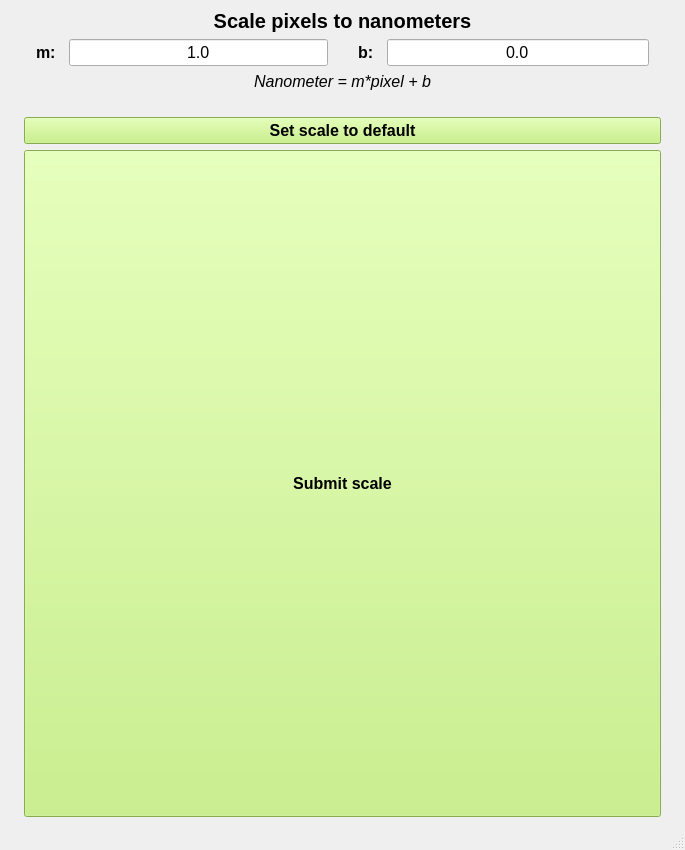
<?xml version="1.0" encoding="UTF-8"?>
<ui version="4.0">
 <class>MainWindow</class>
 <widget class="QMainWindow" name="MainWindow">
  <property name="geometry">
   <rect>
    <x>0</x>
    <y>0</y>
    <width>685</width>
    <height>850</height>
   </rect>
  </property>
  <property name="minimumSize">
   <size>
    <width>685</width>
    <height>850</height>
   </size>
  </property>
  <property name="maximumSize">
   <size>
    <width>1000</width>
    <height>850</height>
   </size>
  </property>
  <property name="font">
   <font>
    <family>Segoe UI</family>
    <pointsize>12</pointsize>
   </font>
  </property>
  <property name="windowTitle">
   <string>Spectra - Scale</string>
  </property>
  <widget class="QWidget" name="centralwidget">
   <layout class="QVBoxLayout" name="verticalLayout" stretch="1,1,1,14,0,2">
    <property name="leftMargin">
     <number>24</number>
    </property>
    <property name="rightMargin">
     <number>24</number>
    </property>
    <item>
     <widget class="QLabel" name="lbl_scale">
      <property name="sizePolicy">
       <sizepolicy hsizetype="Minimum" vsizetype="Maximum">
        <horstretch>0</horstretch>
        <verstretch>0</verstretch>
       </sizepolicy>
      </property>
      <property name="font">
       <font>
        <family>Segoe UI</family>
        <pointsize>15</pointsize>
        <weight>75</weight>
        <bold>true</bold>
       </font>
      </property>
      <property name="text">
       <string>Scale pixels to nanometers</string>
      </property>
      <property name="scaledContents">
       <bool>false</bool>
      </property>
      <property name="alignment">
       <set>Qt::AlignCenter</set>
      </property>
     </widget>
    </item>
    <item>
     <layout class="QHBoxLayout" name="horizontalLayout">
      <property name="sizeConstraint">
       <enum>QLayout::SetMaximumSize</enum>
      </property>
      <item>
       <layout class="QHBoxLayout" name="horizontalLayout_9">
        <property name="spacing">
         <number>13</number>
        </property>
        <property name="sizeConstraint">
         <enum>QLayout::SetMaximumSize</enum>
        </property>
        <property name="leftMargin">
         <number>12</number>
        </property>
        <property name="rightMargin">
         <number>12</number>
        </property>
        <item>
         <widget class="QLabel" name="lbl_m_param">
          <property name="sizePolicy">
           <sizepolicy hsizetype="Preferred" vsizetype="Maximum">
            <horstretch>0</horstretch>
            <verstretch>0</verstretch>
           </sizepolicy>
          </property>
          <property name="font">
           <font>
            <family>Segoe UI</family>
            <pointsize>12</pointsize>
            <weight>75</weight>
            <bold>true</bold>
           </font>
          </property>
          <property name="text">
           <string>m:</string>
          </property>
          <property name="scaledContents">
           <bool>false</bool>
          </property>
          <property name="alignment">
           <set>Qt::AlignLeading|Qt::AlignLeft|Qt::AlignVCenter</set>
          </property>
         </widget>
        </item>
        <item>
         <widget class="QLineEdit" name="ledit_m_param">
          <property name="enabled">
           <bool>true</bool>
          </property>
          <property name="sizePolicy">
           <sizepolicy hsizetype="Expanding" vsizetype="Maximum">
            <horstretch>0</horstretch>
            <verstretch>0</verstretch>
           </sizepolicy>
          </property>
          <property name="font">
           <font>
            <family>Segoe UI</family>
            <pointsize>12</pointsize>
            <italic>false</italic>
            <stylestrategy>PreferDefault</stylestrategy>
           </font>
          </property>
          <property name="focusPolicy">
           <enum>Qt::StrongFocus</enum>
          </property>
          <property name="contextMenuPolicy">
           <enum>Qt::ActionsContextMenu</enum>
          </property>
          <property name="text">
           <string>1.0</string>
          </property>
          <property name="alignment">
           <set>Qt::AlignCenter</set>
          </property>
          <property name="placeholderText">
           <string>Must be a number!</string>
          </property>
         </widget>
        </item>
       </layout>
      </item>
      <item>
       <layout class="QHBoxLayout" name="horizontalLayout_10">
        <property name="spacing">
         <number>13</number>
        </property>
        <property name="sizeConstraint">
         <enum>QLayout::SetMaximumSize</enum>
        </property>
        <property name="leftMargin">
         <number>12</number>
        </property>
        <property name="rightMargin">
         <number>12</number>
        </property>
        <item>
         <widget class="QLabel" name="lbl_b_param">
          <property name="sizePolicy">
           <sizepolicy hsizetype="Preferred" vsizetype="Maximum">
            <horstretch>0</horstretch>
            <verstretch>0</verstretch>
           </sizepolicy>
          </property>
          <property name="font">
           <font>
            <family>Segoe UI</family>
            <pointsize>12</pointsize>
            <weight>75</weight>
            <bold>true</bold>
           </font>
          </property>
          <property name="text">
           <string>b:</string>
          </property>
          <property name="scaledContents">
           <bool>false</bool>
          </property>
          <property name="alignment">
           <set>Qt::AlignLeading|Qt::AlignLeft|Qt::AlignVCenter</set>
          </property>
         </widget>
        </item>
        <item>
         <widget class="QLineEdit" name="ledit_b_param">
          <property name="enabled">
           <bool>true</bool>
          </property>
          <property name="sizePolicy">
           <sizepolicy hsizetype="Expanding" vsizetype="Maximum">
            <horstretch>0</horstretch>
            <verstretch>0</verstretch>
           </sizepolicy>
          </property>
          <property name="font">
           <font>
            <family>Segoe UI</family>
            <pointsize>12</pointsize>
            <italic>false</italic>
            <stylestrategy>PreferDefault</stylestrategy>
           </font>
          </property>
          <property name="focusPolicy">
           <enum>Qt::StrongFocus</enum>
          </property>
          <property name="contextMenuPolicy">
           <enum>Qt::ActionsContextMenu</enum>
          </property>
          <property name="text">
           <string>0.0</string>
          </property>
          <property name="alignment">
           <set>Qt::AlignCenter</set>
          </property>
          <property name="placeholderText">
           <string>Must be a number!</string>
          </property>
         </widget>
        </item>
       </layout>
      </item>
     </layout>
    </item>
    <item>
     <widget class="QLabel" name="lbl_scale_2">
      <property name="sizePolicy">
       <sizepolicy hsizetype="Minimum" vsizetype="Maximum">
        <horstretch>0</horstretch>
        <verstretch>0</verstretch>
       </sizepolicy>
      </property>
      <property name="font">
       <font>
        <family>Segoe UI</family>
        <pointsize>12</pointsize>
        <weight>50</weight>
        <italic>true</italic>
        <bold>false</bold>
       </font>
      </property>
      <property name="text">
       <string>Nanometer = m*pixel + b</string>
      </property>
      <property name="scaledContents">
       <bool>false</bool>
      </property>
      <property name="alignment">
       <set>Qt::AlignCenter</set>
      </property>
     </widget>
    </item>
    <item>
     <layout class="QVBoxLayout" name="vbox_plot">
      <property name="spacing">
       <number>7</number>
      </property>
      <property name="leftMargin">
       <number>10</number>
      </property>
      <property name="topMargin">
       <number>10</number>
      </property>
      <property name="rightMargin">
       <number>10</number>
      </property>
      <property name="bottomMargin">
       <number>10</number>
      </property>
     </layout>
    </item>
    <item>
     <widget class="QPushButton" name="btn_default">
      <property name="sizePolicy">
       <sizepolicy hsizetype="Minimum" vsizetype="Minimum">
        <horstretch>0</horstretch>
        <verstretch>0</verstretch>
       </sizepolicy>
      </property>
      <property name="palette">
       <palette>
        <active>
         <colorrole role="WindowText">
          <brush brushstyle="SolidPattern">
           <color alpha="255">
            <red>0</red>
            <green>0</green>
            <blue>0</blue>
           </color>
          </brush>
         </colorrole>
         <colorrole role="Button">
          <brush brushstyle="SolidPattern">
           <color alpha="255">
            <red>190</red>
            <green>240</green>
            <blue>114</blue>
           </color>
          </brush>
         </colorrole>
         <colorrole role="Light">
          <brush brushstyle="SolidPattern">
           <color alpha="255">
            <red>244</red>
            <green>255</green>
            <blue>227</blue>
           </color>
          </brush>
         </colorrole>
         <colorrole role="Midlight">
          <brush brushstyle="SolidPattern">
           <color alpha="255">
            <red>217</red>
            <green>247</green>
            <blue>170</blue>
           </color>
          </brush>
         </colorrole>
         <colorrole role="Dark">
          <brush brushstyle="SolidPattern">
           <color alpha="255">
            <red>95</red>
            <green>120</green>
            <blue>57</blue>
           </color>
          </brush>
         </colorrole>
         <colorrole role="Mid">
          <brush brushstyle="SolidPattern">
           <color alpha="255">
            <red>127</red>
            <green>160</green>
            <blue>76</blue>
           </color>
          </brush>
         </colorrole>
         <colorrole role="Text">
          <brush brushstyle="SolidPattern">
           <color alpha="255">
            <red>0</red>
            <green>0</green>
            <blue>0</blue>
           </color>
          </brush>
         </colorrole>
         <colorrole role="BrightText">
          <brush brushstyle="SolidPattern">
           <color alpha="255">
            <red>255</red>
            <green>255</green>
            <blue>255</blue>
           </color>
          </brush>
         </colorrole>
         <colorrole role="ButtonText">
          <brush brushstyle="SolidPattern">
           <color alpha="255">
            <red>0</red>
            <green>0</green>
            <blue>0</blue>
           </color>
          </brush>
         </colorrole>
         <colorrole role="Base">
          <brush brushstyle="SolidPattern">
           <color alpha="255">
            <red>255</red>
            <green>255</green>
            <blue>255</blue>
           </color>
          </brush>
         </colorrole>
         <colorrole role="Window">
          <brush brushstyle="SolidPattern">
           <color alpha="255">
            <red>190</red>
            <green>240</green>
            <blue>114</blue>
           </color>
          </brush>
         </colorrole>
         <colorrole role="Shadow">
          <brush brushstyle="SolidPattern">
           <color alpha="255">
            <red>0</red>
            <green>0</green>
            <blue>0</blue>
           </color>
          </brush>
         </colorrole>
         <colorrole role="AlternateBase">
          <brush brushstyle="SolidPattern">
           <color alpha="255">
            <red>222</red>
            <green>247</green>
            <blue>184</blue>
           </color>
          </brush>
         </colorrole>
         <colorrole role="ToolTipBase">
          <brush brushstyle="SolidPattern">
           <color alpha="255">
            <red>255</red>
            <green>255</green>
            <blue>220</blue>
           </color>
          </brush>
         </colorrole>
         <colorrole role="ToolTipText">
          <brush brushstyle="SolidPattern">
           <color alpha="255">
            <red>0</red>
            <green>0</green>
            <blue>0</blue>
           </color>
          </brush>
         </colorrole>
        </active>
        <inactive>
         <colorrole role="WindowText">
          <brush brushstyle="SolidPattern">
           <color alpha="255">
            <red>0</red>
            <green>0</green>
            <blue>0</blue>
           </color>
          </brush>
         </colorrole>
         <colorrole role="Button">
          <brush brushstyle="SolidPattern">
           <color alpha="255">
            <red>190</red>
            <green>240</green>
            <blue>114</blue>
           </color>
          </brush>
         </colorrole>
         <colorrole role="Light">
          <brush brushstyle="SolidPattern">
           <color alpha="255">
            <red>244</red>
            <green>255</green>
            <blue>227</blue>
           </color>
          </brush>
         </colorrole>
         <colorrole role="Midlight">
          <brush brushstyle="SolidPattern">
           <color alpha="255">
            <red>217</red>
            <green>247</green>
            <blue>170</blue>
           </color>
          </brush>
         </colorrole>
         <colorrole role="Dark">
          <brush brushstyle="SolidPattern">
           <color alpha="255">
            <red>95</red>
            <green>120</green>
            <blue>57</blue>
           </color>
          </brush>
         </colorrole>
         <colorrole role="Mid">
          <brush brushstyle="SolidPattern">
           <color alpha="255">
            <red>127</red>
            <green>160</green>
            <blue>76</blue>
           </color>
          </brush>
         </colorrole>
         <colorrole role="Text">
          <brush brushstyle="SolidPattern">
           <color alpha="255">
            <red>0</red>
            <green>0</green>
            <blue>0</blue>
           </color>
          </brush>
         </colorrole>
         <colorrole role="BrightText">
          <brush brushstyle="SolidPattern">
           <color alpha="255">
            <red>255</red>
            <green>255</green>
            <blue>255</blue>
           </color>
          </brush>
         </colorrole>
         <colorrole role="ButtonText">
          <brush brushstyle="SolidPattern">
           <color alpha="255">
            <red>0</red>
            <green>0</green>
            <blue>0</blue>
           </color>
          </brush>
         </colorrole>
         <colorrole role="Base">
          <brush brushstyle="SolidPattern">
           <color alpha="255">
            <red>255</red>
            <green>255</green>
            <blue>255</blue>
           </color>
          </brush>
         </colorrole>
         <colorrole role="Window">
          <brush brushstyle="SolidPattern">
           <color alpha="255">
            <red>190</red>
            <green>240</green>
            <blue>114</blue>
           </color>
          </brush>
         </colorrole>
         <colorrole role="Shadow">
          <brush brushstyle="SolidPattern">
           <color alpha="255">
            <red>0</red>
            <green>0</green>
            <blue>0</blue>
           </color>
          </brush>
         </colorrole>
         <colorrole role="AlternateBase">
          <brush brushstyle="SolidPattern">
           <color alpha="255">
            <red>222</red>
            <green>247</green>
            <blue>184</blue>
           </color>
          </brush>
         </colorrole>
         <colorrole role="ToolTipBase">
          <brush brushstyle="SolidPattern">
           <color alpha="255">
            <red>255</red>
            <green>255</green>
            <blue>220</blue>
           </color>
          </brush>
         </colorrole>
         <colorrole role="ToolTipText">
          <brush brushstyle="SolidPattern">
           <color alpha="255">
            <red>0</red>
            <green>0</green>
            <blue>0</blue>
           </color>
          </brush>
         </colorrole>
        </inactive>
        <disabled>
         <colorrole role="WindowText">
          <brush brushstyle="SolidPattern">
           <color alpha="255">
            <red>95</red>
            <green>120</green>
            <blue>57</blue>
           </color>
          </brush>
         </colorrole>
         <colorrole role="Button">
          <brush brushstyle="SolidPattern">
           <color alpha="255">
            <red>190</red>
            <green>240</green>
            <blue>114</blue>
           </color>
          </brush>
         </colorrole>
         <colorrole role="Light">
          <brush brushstyle="SolidPattern">
           <color alpha="255">
            <red>244</red>
            <green>255</green>
            <blue>227</blue>
           </color>
          </brush>
         </colorrole>
         <colorrole role="Midlight">
          <brush brushstyle="SolidPattern">
           <color alpha="255">
            <red>217</red>
            <green>247</green>
            <blue>170</blue>
           </color>
          </brush>
         </colorrole>
         <colorrole role="Dark">
          <brush brushstyle="SolidPattern">
           <color alpha="255">
            <red>95</red>
            <green>120</green>
            <blue>57</blue>
           </color>
          </brush>
         </colorrole>
         <colorrole role="Mid">
          <brush brushstyle="SolidPattern">
           <color alpha="255">
            <red>127</red>
            <green>160</green>
            <blue>76</blue>
           </color>
          </brush>
         </colorrole>
         <colorrole role="Text">
          <brush brushstyle="SolidPattern">
           <color alpha="255">
            <red>95</red>
            <green>120</green>
            <blue>57</blue>
           </color>
          </brush>
         </colorrole>
         <colorrole role="BrightText">
          <brush brushstyle="SolidPattern">
           <color alpha="255">
            <red>255</red>
            <green>255</green>
            <blue>255</blue>
           </color>
          </brush>
         </colorrole>
         <colorrole role="ButtonText">
          <brush brushstyle="SolidPattern">
           <color alpha="255">
            <red>95</red>
            <green>120</green>
            <blue>57</blue>
           </color>
          </brush>
         </colorrole>
         <colorrole role="Base">
          <brush brushstyle="SolidPattern">
           <color alpha="255">
            <red>190</red>
            <green>240</green>
            <blue>114</blue>
           </color>
          </brush>
         </colorrole>
         <colorrole role="Window">
          <brush brushstyle="SolidPattern">
           <color alpha="255">
            <red>190</red>
            <green>240</green>
            <blue>114</blue>
           </color>
          </brush>
         </colorrole>
         <colorrole role="Shadow">
          <brush brushstyle="SolidPattern">
           <color alpha="255">
            <red>0</red>
            <green>0</green>
            <blue>0</blue>
           </color>
          </brush>
         </colorrole>
         <colorrole role="AlternateBase">
          <brush brushstyle="SolidPattern">
           <color alpha="255">
            <red>190</red>
            <green>240</green>
            <blue>114</blue>
           </color>
          </brush>
         </colorrole>
         <colorrole role="ToolTipBase">
          <brush brushstyle="SolidPattern">
           <color alpha="255">
            <red>255</red>
            <green>255</green>
            <blue>220</blue>
           </color>
          </brush>
         </colorrole>
         <colorrole role="ToolTipText">
          <brush brushstyle="SolidPattern">
           <color alpha="255">
            <red>0</red>
            <green>0</green>
            <blue>0</blue>
           </color>
          </brush>
         </colorrole>
        </disabled>
       </palette>
      </property>
      <property name="font">
       <font>
        <family>Segoe UI</family>
        <pointsize>12</pointsize>
        <weight>75</weight>
        <bold>true</bold>
       </font>
      </property>
      <property name="cursor">
       <cursorShape>UpArrowCursor</cursorShape>
      </property>
      <property name="text">
       <string>Set scale to default</string>
      </property>
      <property name="autoDefault">
       <bool>false</bool>
      </property>
      <property name="default">
       <bool>false</bool>
      </property>
      <property name="flat">
       <bool>false</bool>
      </property>
     </widget>
    </item>
    <item>
     <widget class="QPushButton" name="btn_submit_scale">
      <property name="sizePolicy">
       <sizepolicy hsizetype="Minimum" vsizetype="Expanding">
        <horstretch>0</horstretch>
        <verstretch>0</verstretch>
       </sizepolicy>
      </property>
      <property name="palette">
       <palette>
        <active>
         <colorrole role="WindowText">
          <brush brushstyle="SolidPattern">
           <color alpha="255">
            <red>0</red>
            <green>0</green>
            <blue>0</blue>
           </color>
          </brush>
         </colorrole>
         <colorrole role="Button">
          <brush brushstyle="SolidPattern">
           <color alpha="255">
            <red>190</red>
            <green>240</green>
            <blue>114</blue>
           </color>
          </brush>
         </colorrole>
         <colorrole role="Light">
          <brush brushstyle="SolidPattern">
           <color alpha="255">
            <red>244</red>
            <green>255</green>
            <blue>227</blue>
           </color>
          </brush>
         </colorrole>
         <colorrole role="Midlight">
          <brush brushstyle="SolidPattern">
           <color alpha="255">
            <red>217</red>
            <green>247</green>
            <blue>170</blue>
           </color>
          </brush>
         </colorrole>
         <colorrole role="Dark">
          <brush brushstyle="SolidPattern">
           <color alpha="255">
            <red>95</red>
            <green>120</green>
            <blue>57</blue>
           </color>
          </brush>
         </colorrole>
         <colorrole role="Mid">
          <brush brushstyle="SolidPattern">
           <color alpha="255">
            <red>127</red>
            <green>160</green>
            <blue>76</blue>
           </color>
          </brush>
         </colorrole>
         <colorrole role="Text">
          <brush brushstyle="SolidPattern">
           <color alpha="255">
            <red>0</red>
            <green>0</green>
            <blue>0</blue>
           </color>
          </brush>
         </colorrole>
         <colorrole role="BrightText">
          <brush brushstyle="SolidPattern">
           <color alpha="255">
            <red>255</red>
            <green>255</green>
            <blue>255</blue>
           </color>
          </brush>
         </colorrole>
         <colorrole role="ButtonText">
          <brush brushstyle="SolidPattern">
           <color alpha="255">
            <red>0</red>
            <green>0</green>
            <blue>0</blue>
           </color>
          </brush>
         </colorrole>
         <colorrole role="Base">
          <brush brushstyle="SolidPattern">
           <color alpha="255">
            <red>255</red>
            <green>255</green>
            <blue>255</blue>
           </color>
          </brush>
         </colorrole>
         <colorrole role="Window">
          <brush brushstyle="SolidPattern">
           <color alpha="255">
            <red>190</red>
            <green>240</green>
            <blue>114</blue>
           </color>
          </brush>
         </colorrole>
         <colorrole role="Shadow">
          <brush brushstyle="SolidPattern">
           <color alpha="255">
            <red>0</red>
            <green>0</green>
            <blue>0</blue>
           </color>
          </brush>
         </colorrole>
         <colorrole role="AlternateBase">
          <brush brushstyle="SolidPattern">
           <color alpha="255">
            <red>222</red>
            <green>247</green>
            <blue>184</blue>
           </color>
          </brush>
         </colorrole>
         <colorrole role="ToolTipBase">
          <brush brushstyle="SolidPattern">
           <color alpha="255">
            <red>255</red>
            <green>255</green>
            <blue>220</blue>
           </color>
          </brush>
         </colorrole>
         <colorrole role="ToolTipText">
          <brush brushstyle="SolidPattern">
           <color alpha="255">
            <red>0</red>
            <green>0</green>
            <blue>0</blue>
           </color>
          </brush>
         </colorrole>
        </active>
        <inactive>
         <colorrole role="WindowText">
          <brush brushstyle="SolidPattern">
           <color alpha="255">
            <red>0</red>
            <green>0</green>
            <blue>0</blue>
           </color>
          </brush>
         </colorrole>
         <colorrole role="Button">
          <brush brushstyle="SolidPattern">
           <color alpha="255">
            <red>190</red>
            <green>240</green>
            <blue>114</blue>
           </color>
          </brush>
         </colorrole>
         <colorrole role="Light">
          <brush brushstyle="SolidPattern">
           <color alpha="255">
            <red>244</red>
            <green>255</green>
            <blue>227</blue>
           </color>
          </brush>
         </colorrole>
         <colorrole role="Midlight">
          <brush brushstyle="SolidPattern">
           <color alpha="255">
            <red>217</red>
            <green>247</green>
            <blue>170</blue>
           </color>
          </brush>
         </colorrole>
         <colorrole role="Dark">
          <brush brushstyle="SolidPattern">
           <color alpha="255">
            <red>95</red>
            <green>120</green>
            <blue>57</blue>
           </color>
          </brush>
         </colorrole>
         <colorrole role="Mid">
          <brush brushstyle="SolidPattern">
           <color alpha="255">
            <red>127</red>
            <green>160</green>
            <blue>76</blue>
           </color>
          </brush>
         </colorrole>
         <colorrole role="Text">
          <brush brushstyle="SolidPattern">
           <color alpha="255">
            <red>0</red>
            <green>0</green>
            <blue>0</blue>
           </color>
          </brush>
         </colorrole>
         <colorrole role="BrightText">
          <brush brushstyle="SolidPattern">
           <color alpha="255">
            <red>255</red>
            <green>255</green>
            <blue>255</blue>
           </color>
          </brush>
         </colorrole>
         <colorrole role="ButtonText">
          <brush brushstyle="SolidPattern">
           <color alpha="255">
            <red>0</red>
            <green>0</green>
            <blue>0</blue>
           </color>
          </brush>
         </colorrole>
         <colorrole role="Base">
          <brush brushstyle="SolidPattern">
           <color alpha="255">
            <red>255</red>
            <green>255</green>
            <blue>255</blue>
           </color>
          </brush>
         </colorrole>
         <colorrole role="Window">
          <brush brushstyle="SolidPattern">
           <color alpha="255">
            <red>190</red>
            <green>240</green>
            <blue>114</blue>
           </color>
          </brush>
         </colorrole>
         <colorrole role="Shadow">
          <brush brushstyle="SolidPattern">
           <color alpha="255">
            <red>0</red>
            <green>0</green>
            <blue>0</blue>
           </color>
          </brush>
         </colorrole>
         <colorrole role="AlternateBase">
          <brush brushstyle="SolidPattern">
           <color alpha="255">
            <red>222</red>
            <green>247</green>
            <blue>184</blue>
           </color>
          </brush>
         </colorrole>
         <colorrole role="ToolTipBase">
          <brush brushstyle="SolidPattern">
           <color alpha="255">
            <red>255</red>
            <green>255</green>
            <blue>220</blue>
           </color>
          </brush>
         </colorrole>
         <colorrole role="ToolTipText">
          <brush brushstyle="SolidPattern">
           <color alpha="255">
            <red>0</red>
            <green>0</green>
            <blue>0</blue>
           </color>
          </brush>
         </colorrole>
        </inactive>
        <disabled>
         <colorrole role="WindowText">
          <brush brushstyle="SolidPattern">
           <color alpha="255">
            <red>95</red>
            <green>120</green>
            <blue>57</blue>
           </color>
          </brush>
         </colorrole>
         <colorrole role="Button">
          <brush brushstyle="SolidPattern">
           <color alpha="255">
            <red>190</red>
            <green>240</green>
            <blue>114</blue>
           </color>
          </brush>
         </colorrole>
         <colorrole role="Light">
          <brush brushstyle="SolidPattern">
           <color alpha="255">
            <red>244</red>
            <green>255</green>
            <blue>227</blue>
           </color>
          </brush>
         </colorrole>
         <colorrole role="Midlight">
          <brush brushstyle="SolidPattern">
           <color alpha="255">
            <red>217</red>
            <green>247</green>
            <blue>170</blue>
           </color>
          </brush>
         </colorrole>
         <colorrole role="Dark">
          <brush brushstyle="SolidPattern">
           <color alpha="255">
            <red>95</red>
            <green>120</green>
            <blue>57</blue>
           </color>
          </brush>
         </colorrole>
         <colorrole role="Mid">
          <brush brushstyle="SolidPattern">
           <color alpha="255">
            <red>127</red>
            <green>160</green>
            <blue>76</blue>
           </color>
          </brush>
         </colorrole>
         <colorrole role="Text">
          <brush brushstyle="SolidPattern">
           <color alpha="255">
            <red>95</red>
            <green>120</green>
            <blue>57</blue>
           </color>
          </brush>
         </colorrole>
         <colorrole role="BrightText">
          <brush brushstyle="SolidPattern">
           <color alpha="255">
            <red>255</red>
            <green>255</green>
            <blue>255</blue>
           </color>
          </brush>
         </colorrole>
         <colorrole role="ButtonText">
          <brush brushstyle="SolidPattern">
           <color alpha="255">
            <red>95</red>
            <green>120</green>
            <blue>57</blue>
           </color>
          </brush>
         </colorrole>
         <colorrole role="Base">
          <brush brushstyle="SolidPattern">
           <color alpha="255">
            <red>190</red>
            <green>240</green>
            <blue>114</blue>
           </color>
          </brush>
         </colorrole>
         <colorrole role="Window">
          <brush brushstyle="SolidPattern">
           <color alpha="255">
            <red>190</red>
            <green>240</green>
            <blue>114</blue>
           </color>
          </brush>
         </colorrole>
         <colorrole role="Shadow">
          <brush brushstyle="SolidPattern">
           <color alpha="255">
            <red>0</red>
            <green>0</green>
            <blue>0</blue>
           </color>
          </brush>
         </colorrole>
         <colorrole role="AlternateBase">
          <brush brushstyle="SolidPattern">
           <color alpha="255">
            <red>190</red>
            <green>240</green>
            <blue>114</blue>
           </color>
          </brush>
         </colorrole>
         <colorrole role="ToolTipBase">
          <brush brushstyle="SolidPattern">
           <color alpha="255">
            <red>255</red>
            <green>255</green>
            <blue>220</blue>
           </color>
          </brush>
         </colorrole>
         <colorrole role="ToolTipText">
          <brush brushstyle="SolidPattern">
           <color alpha="255">
            <red>0</red>
            <green>0</green>
            <blue>0</blue>
           </color>
          </brush>
         </colorrole>
        </disabled>
       </palette>
      </property>
      <property name="font">
       <font>
        <family>Segoe UI</family>
        <pointsize>12</pointsize>
        <weight>75</weight>
        <bold>true</bold>
       </font>
      </property>
      <property name="cursor">
       <cursorShape>PointingHandCursor</cursorShape>
      </property>
      <property name="text">
       <string>Submit scale</string>
      </property>
      <property name="autoDefault">
       <bool>false</bool>
      </property>
      <property name="default">
       <bool>false</bool>
      </property>
      <property name="flat">
       <bool>false</bool>
      </property>
     </widget>
    </item>
   </layout>
  </widget>
  <widget class="QStatusBar" name="statusbar"/>
 </widget>
 <resources/>
 <connections/>
</ui>
